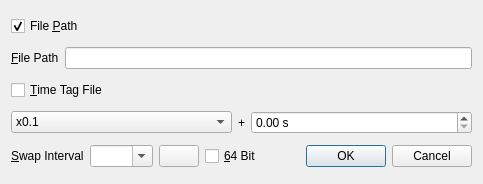
<?xml version="1.0" encoding="UTF-8"?>
<ui version="4.0">
 <class>FileOptDialog</class>
 <widget class="QWidget" name="FileOptDialog">
  <property name="geometry">
   <rect>
    <x>0</x>
    <y>0</y>
    <width>483</width>
    <height>184</height>
   </rect>
  </property>
  <property name="windowTitle">
   <string>File Options</string>
  </property>
  <layout class="QVBoxLayout" name="verticalLayout">
   <item>
    <widget class="QCheckBox" name="cBPathEnable">
     <property name="toolTip">
      <string>Specify file path</string>
     </property>
     <property name="text">
      <string>File &amp;Path</string>
     </property>
     <property name="checked">
      <bool>true</bool>
     </property>
    </widget>
   </item>
   <item>
    <layout class="QHBoxLayout" name="horizontalLayout_2">
     <item>
      <widget class="QLabel" name="lbFilePath">
       <property name="text">
        <string>&amp;File Path</string>
       </property>
       <property name="buddy">
        <cstring>lEFilePath</cstring>
       </property>
      </widget>
     </item>
     <item>
      <widget class="QLineEdit" name="lEFilePath">
       <property name="toolTip">
        <string>File path</string>
       </property>
      </widget>
     </item>
    </layout>
   </item>
   <item>
    <widget class="QCheckBox" name="cBTimeTag">
     <property name="toolTip">
      <string>Generate time tag file</string>
     </property>
     <property name="text">
      <string>&amp;Time Tag File</string>
     </property>
    </widget>
   </item>
   <item>
    <layout class="QHBoxLayout" name="horizontalLayout_3">
     <item>
      <widget class="QComboBox" name="cBTimeSpeed">
       <property name="toolTip">
        <string>File read speed</string>
       </property>
       <item>
        <property name="text">
         <string>x0.1</string>
        </property>
       </item>
       <item>
        <property name="text">
         <string>x0.2</string>
        </property>
       </item>
       <item>
        <property name="text">
         <string>x0.5</string>
        </property>
       </item>
       <item>
        <property name="text">
         <string>x1</string>
        </property>
       </item>
       <item>
        <property name="text">
         <string>x2</string>
        </property>
       </item>
       <item>
        <property name="text">
         <string>x5</string>
        </property>
       </item>
       <item>
        <property name="text">
         <string>x10</string>
        </property>
       </item>
      </widget>
     </item>
     <item>
      <widget class="QLabel" name="lbPlus">
       <property name="sizePolicy">
        <sizepolicy hsizetype="Fixed" vsizetype="Preferred">
         <horstretch>0</horstretch>
         <verstretch>0</verstretch>
        </sizepolicy>
       </property>
       <property name="text">
        <string>+</string>
       </property>
      </widget>
     </item>
     <item>
      <widget class="QDoubleSpinBox" name="sBTimeStart">
       <property name="toolTip">
        <string>Start time</string>
       </property>
       <property name="suffix">
        <string> s</string>
       </property>
       <property name="maximum">
        <double>10000.000000000000000</double>
       </property>
      </widget>
     </item>
    </layout>
   </item>
   <item>
    <layout class="QHBoxLayout" name="horizontalLayout_4">
     <item>
      <widget class="QLabel" name="lbSwapInterval">
       <property name="toolTip">
        <string/>
       </property>
       <property name="text">
        <string>&amp;Swap Interval</string>
       </property>
       <property name="buddy">
        <cstring>cBSwapInterval</cstring>
       </property>
      </widget>
     </item>
     <item>
      <widget class="QComboBox" name="cBSwapInterval">
       <property name="toolTip">
        <string>Swap file periodically. User placeholder keyword to avoid overwriting (see ?-button).</string>
       </property>
       <property name="editable">
        <bool>true</bool>
       </property>
       <item>
        <property name="text">
         <string/>
        </property>
       </item>
       <item>
        <property name="text">
         <string>0.25 h</string>
        </property>
       </item>
       <item>
        <property name="text">
         <string>0.5 h</string>
        </property>
       </item>
       <item>
        <property name="text">
         <string>1 h</string>
        </property>
       </item>
       <item>
        <property name="text">
         <string>2 h</string>
        </property>
       </item>
       <item>
        <property name="text">
         <string>3 h</string>
        </property>
       </item>
       <item>
        <property name="text">
         <string>6 h</string>
        </property>
       </item>
       <item>
        <property name="text">
         <string>12 h</string>
        </property>
       </item>
       <item>
        <property name="text">
         <string>24 h</string>
        </property>
       </item>
      </widget>
     </item>
     <item>
      <widget class="QPushButton" name="btnKey">
       <property name="sizePolicy">
        <sizepolicy hsizetype="Fixed" vsizetype="Fixed">
         <horstretch>0</horstretch>
         <verstretch>0</verstretch>
        </sizepolicy>
       </property>
       <property name="toolTip">
        <string>Show placeholder keys</string>
       </property>
       <property name="text">
        <string/>
       </property>
       <property name="icon">
        <iconset resource="../icon/resources.qrc">
         <normaloff>:/buttons/key</normaloff>:/buttons/key</iconset>
       </property>
      </widget>
     </item>
     <item>
      <widget class="QCheckBox" name="cB64Bit">
       <property name="toolTip">
        <string>64 bit format for time tag file</string>
       </property>
       <property name="text">
        <string>&amp;64 Bit</string>
       </property>
      </widget>
     </item>
     <item>
      <widget class="QDialogButtonBox" name="buttonBox">
       <property name="standardButtons">
        <set>QDialogButtonBox::StandardButton::Cancel|QDialogButtonBox::StandardButton::Ok</set>
       </property>
      </widget>
     </item>
    </layout>
   </item>
  </layout>
 </widget>
 <tabstops>
  <tabstop>cBPathEnable</tabstop>
  <tabstop>lEFilePath</tabstop>
  <tabstop>cBTimeTag</tabstop>
  <tabstop>cBTimeSpeed</tabstop>
  <tabstop>sBTimeStart</tabstop>
  <tabstop>cBSwapInterval</tabstop>
  <tabstop>btnKey</tabstop>
  <tabstop>cB64Bit</tabstop>
 </tabstops>
 <resources>
  <include location="../icon/resources.qrc"/>
 </resources>
 <connections/>
</ui>
